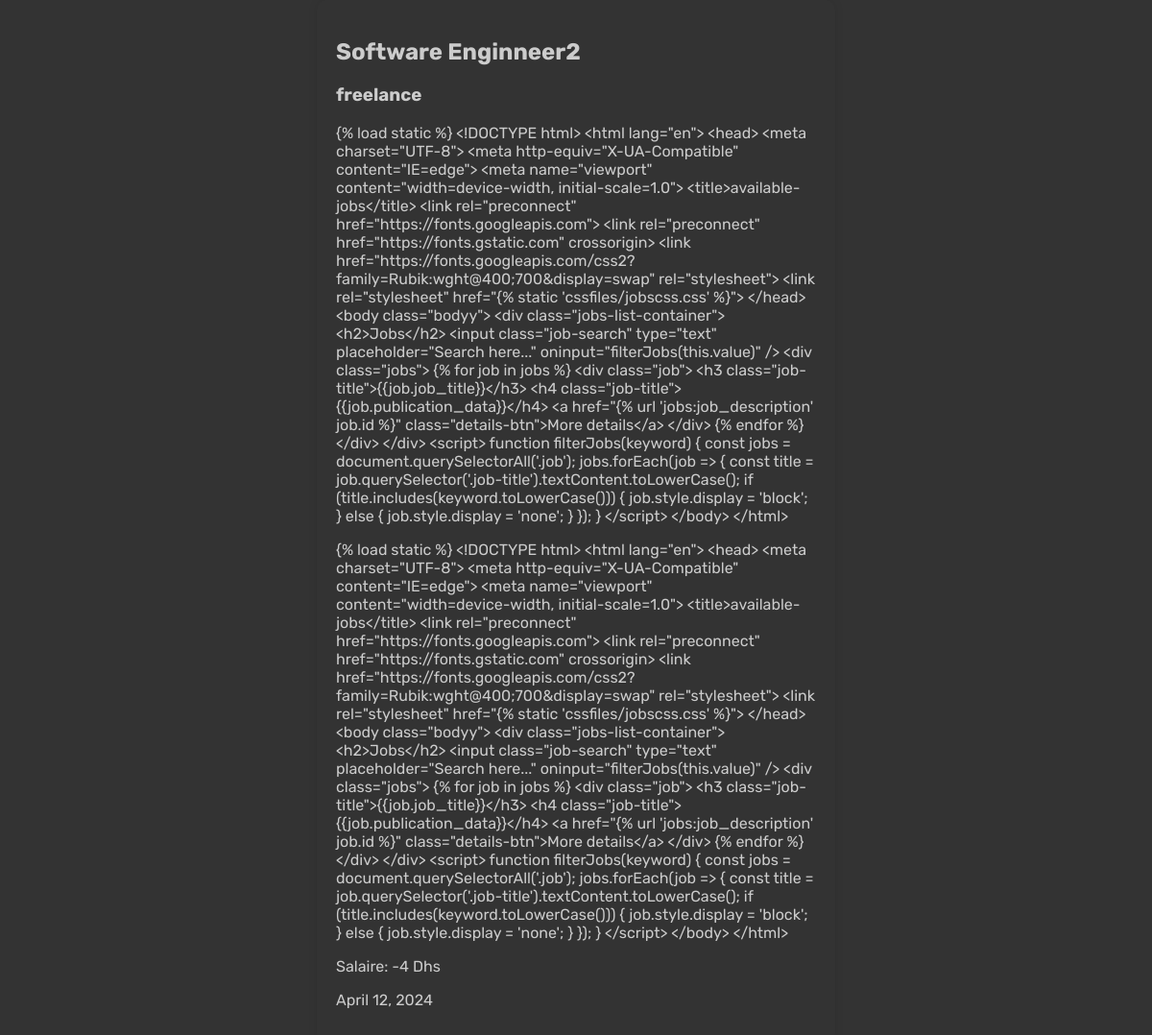
Screenshot of /jobs/3/ (signed in) with the database file from the repository.
### jobs/models.py (models this page shows, shortened)
class Post(models.Model):
    job_title = models.CharField(max_length=100)
    job_type = models.CharField(max_length=100)
    job_location = models.CharField(max_length=100)
    description = models.TextField()
    salary = models.IntegerField(null=True, blank=True)
    publication_data = models.DateField(default=timezone.now)
    requirements = models.TextField()
    recruiter = models.ForeignKey(User, on_delete=models.CASCADE)

### jobs/views.py (the view)
# urls.py: path('jobs/<int:pk>/', JobDescriptionView.as_view(), name='job_description'),
class JobDescriptionView(LoginRequiredMixin, DetailView):
    model = Post
    template_name = "jobs/description.html"
    context_object_name = "job"
    login_url = "users:login"

### jobs/templates/jobs/description.html (shortened to what this page needs)
{% load static %}
<!DOCTYPE html>
<html lang="en">
<head>
    <link rel="stylesheet" href="{% static 'cssfiles/aplydesc.css' %}">
</head>
<body>
    <div class="container">
        <h2 class="job-title">{{object.job_title}}</h2>
        <h3>{{object.job_type}}</h3>
        <div class="details">
            <p>{{object.description}}</p>
            <p>{{object.requirements}}</p>
            <p>Salaire: {{object.salary}} Dhs</p>
            <p>{{object.publication_data}}</p>
        </div>
    </div>
</body>
</html>

### jobs/static/cssfiles/aplydesc.css (style rules this page uses)
body { margin: 0; padding: 0; background-color: #333; color: #CCC; text-align: center; font-family: 'Rubik', sans-serif; }
.container { padding: 20px; margin: auto; text-align: left; max-width: 500px; background-color: #333; border-radius: 10px; box-shadow: 0 0 10px rgba(0, 0, 0, 0.1); }
h2 { font-size: 24px; margin-bottom: 20px; }

### rows the page displays
Post: job_title "Software Enginneer2", job_type "freelance", description "{% load static %} <!DOCTYPE html> <html lang=\"en\"> <head> <meta charset=\"UTF-8\"> <meta http-equiv=\"X-UA-Compatible\" content=\"IE=edge\"> <meta name=\"viewport\" content=\"width=device-width, initial-scale=1.0\"> <title>available-jobs</title> <link rel=\"preconnect\" href=\"https://fonts.googleapis.com\"> <link rel=\"preconnect\" href=\"https://fonts.gstatic.com\" crossorigin> <link href=\"https://fonts.googleapis.com/css2?family=Rubik:wght@400;700&display=swap\" rel=\"stylesheet\"> <link rel=\"stylesheet\" href=\"{% static 'cssfiles/jobscss.css' %}\"> </head> <body class=\"bodyy\"> <div class=\"jobs-list-container\"> <h2>Jobs</h2> <input class=\"job-search\" type=\"text\" placeholder=\"Search here...\"…", requirements "{% load static %} <!DOCTYPE html> <html lang=\"en\"> <head> <meta charset=\"UTF-8\"> <meta http-equiv=\"X-UA-Compatible\" content=\"IE=edge\"> <meta name=\"viewport\" content=\"width=device-width, initial-scale=1.0\"> <title>available-jobs</title> <link rel=\"preconnect\" href=\"https://fonts.googleapis.com\"> <link rel=\"preconnect\" href=\"https://fonts.gstatic.com\" crossorigin> <link href=\"https://fonts.googleapis.com/css2?family=Rubik:wght@400;700&display=swap\" rel=\"stylesheet\"> <link rel=\"stylesheet\" href=\"{% static 'cssfiles/jobscss.css' %}\"> </head> <body class=\"bodyy\"> <div class=\"jobs-list-container\"> <h2>Jobs</h2> <input class=\"job-search\" type=\"text\" placeholder=\"Search here...\"…", salary "-4", publication_data "April 12, 2024"
